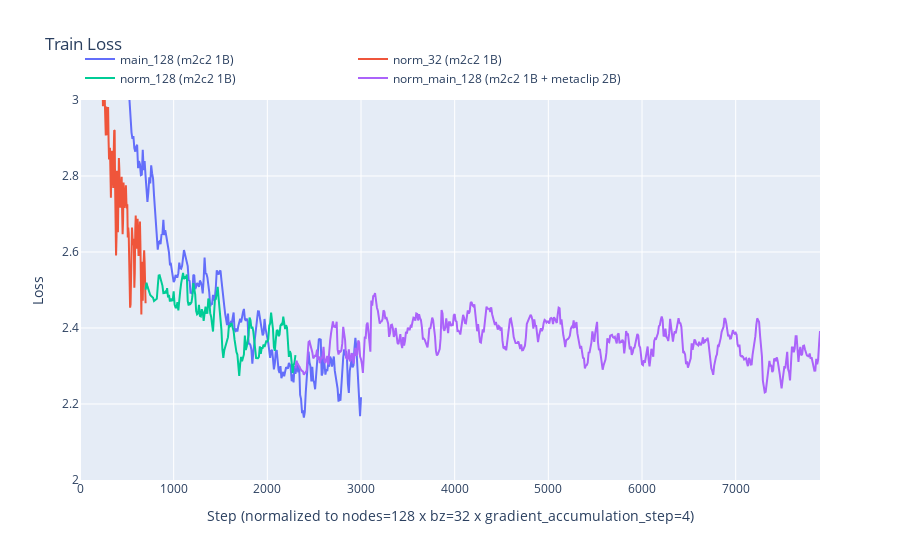

Write notebook code for a chart like this one.
### Markdown cell above
# Losses

### Code cell
OUTPUT_MAIN = "/fsx_0/checkpoints/tranx/MM10-Pretrain-70B/MH21_70B_224px_0916"
OUTPUT_NORM_32 = "/fsx_0/checkpoints/kapilk/MM10-Pretrain-70B/MH21_70B_224px_0918_normUnifVariance"
OUTPUT_NORM_128 = "/fsx_0/checkpoints/kapilk/MM10-Pretrain-70B/MH21_70B_224px_0920_128n_normUnifVariance"
OUTPUT_NORM_MAIN_128 = "/fsx_0/checkpoints/mm10/MM10-Stage1-70B/MH21_70B_224px_norm_R2"

# bz=32, gradient_accumulation: 4
main_steps, main_losses = get_loss_from_checkpoint(OUTPUT_MAIN)

# bz=32, gradient_accumulation: 8. With 32 nodes to step size = 1/2 that of 128-node job
norm_32_steps, norm_32_losses = get_loss_from_checkpoint(OUTPUT_NORM_32)
norm_32_steps = [int(x/2) for x in norm_32_steps]
max_norm_32_steps = norm_32_steps[-1]

# bz=32, gradient_accumulation: 4
norm_128_steps, norm_128_losses = get_loss_from_checkpoint(OUTPUT_NORM_128)
norm_128_steps = [x + max_norm_32_steps for x in norm_128_steps]

norm_main_128_steps, norm_main_128_losses = get_loss_from_checkpoint(OUTPUT_NORM_MAIN_128)
norm_main_128_steps = [x + norm_128_steps[-1] for x in norm_main_128_steps]

schemes = [
    {
        "name": "main_128 (m2c2 1B)",
        "loss": main_losses,
        "steps": main_steps
    },
    
    {
        "name": "norm_32 (m2c2 1B)",
        "loss": norm_32_losses,
        "steps": norm_32_steps
    },
        
    {
        "name": "norm_128 (m2c2 1B)",
        "loss": norm_128_losses,
        "steps": norm_128_steps
    },
    
    {
        "name": "norm_main_128 (m2c2 1B + metaclip 2B)",
        "loss": norm_main_128_losses,
        "steps": norm_main_128_steps
    }
]

plot_compare_loss(schemes, yrange=[2,3])

### Figure 1 — Plotly figure (JSON) as saved in the notebook; plotly's stock layout.template omitted (floating-point values rounded to 4 significant figures; data arrays with more than 128 entries replaced by an {"elided": "..."} marker saying what was removed)
{"data": [{"mode": "lines", "name": "main_128 (m2c2 1B)", "type": "scatter", "x": {"elided": "301 int values"}, "y": {"elided": "301 float values"}}, {"mode": "lines", "name": "norm_32 (m2c2 1B)", "type": "scatter", "x": {"elided": "141 int values"}, "y": {"elided": "141 float values"}}, {"mode": "lines", "name": "norm_128 (m2c2 1B)", "type": "scatter", "x": {"elided": "161 int values"}, "y": {"elided": "161 float values"}}, {"mode": "lines", "name": "norm_main_128 (m2c2 1B + metaclip 2B)", "type": "scatter", "x": {"elided": "561 int values"}, "y": {"elided": "561 float values"}}], "layout": {"legend": {"orientation": "h", "y": 1.02, "yanchor": "bottom"}, "title": {"text": "Train Loss"}, "xaxis": {"title": {"text": "Step (normalized to nodes=128 x bz=32 x gradient_accumulation_step=4)"}}, "yaxis": {"range": [2, 3], "title": {"text": "Loss"}}}}
